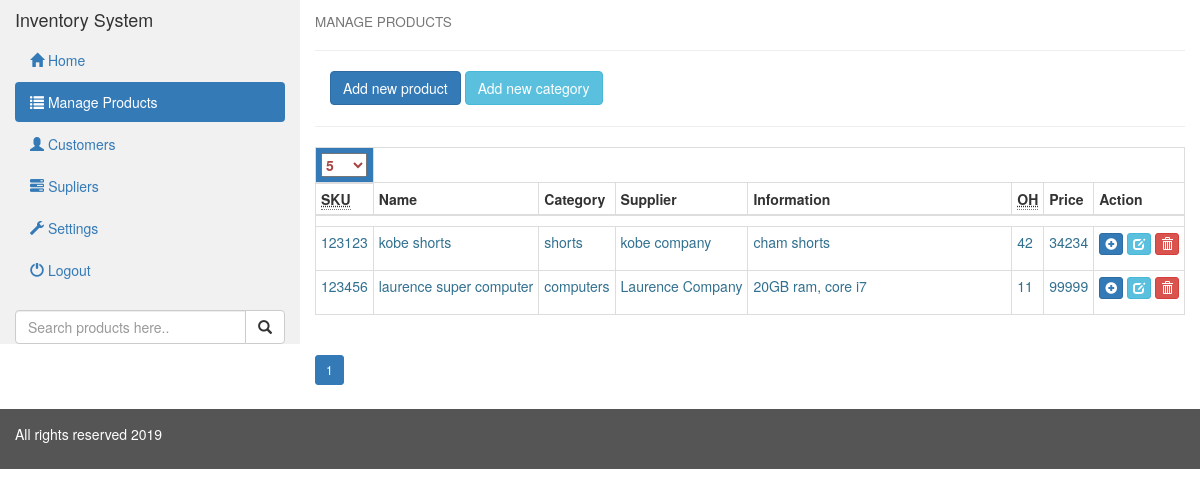
/admin/Products/index.php?page=1&per-page=5, run on the app's committed database.
### tables this page shows
CREATE TABLE `product_list` (
  `id` int(11) NOT NULL,
  `sku` varchar(100) NOT NULL,
  `name` varchar(100) NOT NULL,
  `category` varchar(250) NOT NULL,
  `supplier` varchar(100) NOT NULL,
  `info` varchar(1000) NOT NULL,
  `quantity` varchar(100) NOT NULL,
  `price` varchar(100) NOT NULL,
  `pdate` varchar(1000) NOT NULL
);

CREATE TABLE `product_category` (
  `id` int(11) NOT NULL,
  `code` varchar(100) NOT NULL,
  `name` varchar(250) NOT NULL,
  `info` varchar(1000) NOT NULL
);

CREATE TABLE `product_supplier` (
  `id` int(11) NOT NULL,
  `code` varchar(100) NOT NULL,
  `name` varchar(250) NOT NULL,
  `address` varchar(1000) NOT NULL,
  `semail` varchar(100) NOT NULL,
  `scontact` varchar(20) NOT NULL
);

### admin/Products/index.php (the view, shortened to what this page needs)
<!DOCTYPE html>
<html lang="en">
<?php
 include('../../exe/database.php');
  ?>
<head>
  <link rel="stylesheet" href="http://maxcdn.bootstrapcdn.com/bootstrap/3.3.6/css/bootstrap.min.css">
</head>
<body>
<div class="container-fluid">
  <div class="row content">
    <div class="col-sm-3 sidenav">
      <h4>Inventory System</h4>
      <ul class="nav nav-pills nav-stacked">
        <li><a href="../"><span class="glyphicon glyphicon-home"></span> Home</a></li>
        <li class="active"><a href="#Products"><span class="glyphicon glyphicon-list"></span> Manage Products</a></li>
        <li><a href="../Customers"><span class="glyphicon glyphicon-user"></span> Customers</a></li>
        <li><a href="../Suppliers"><span class="glyphicon glyphicon-tasks"></span> Supliers</a></li>
      	<li><a href="../Settings"><span class="glyphicon glyphicon-wrench"></span> Settings</a></li>
        <li><a href="../Logout"><span class="glyphicon glyphicon-off"></span> Logout</a></li>
      </ul><br>
      <form action="search.php" method="GET">
      <div class="input-group">
        <input type="text" class="form-control" name="q" placeholder="Search products here..">
        <span class="input-group-btn">
          <button class="btn btn-default" type="submit" name="search">
            <span class="glyphicon glyphicon-search"></span>
          </button>
        </span>
      </div>
      </form>
    </div>
    <div class="col-sm-9">
      <h4><small>MANAGE PRODUCTS</small></h4>
      <hr>
      	<div class="container-fluid">
          <div class="row">
            <div class="col-sm-12">
              <a href="#" class="btn btn-primary btn-xl" data-name="category" onclick="anp()">Add new product</a>
              <a href="#" class="btn btn-info btn-xl" onclick="anc()">Add new category</a>
            </div>
            <div class="col-sm-9">
            </div>
          </div>
        </div>
        <hr/>
          <?php
 if (isset($_GET['q'])) {
  $q = $_GET['q'];
            if (isset($_GET['page']) && isset($_GET['per-page'])) {
                 $page  = $_GET['page'];
                 $perpage  = $_GET['per-page'];
                 $result = mysqli_query($con,"SELECT COUNT(sku) FROM product_list WHERE sku LIKE '%$q%' OR name LIKE '%$q%' OR category LIKE '%$q%' OR info LIKE '%$q%'");
                  $row = mysqli_fetch_row($result);
                  $total_records = $row[0];
                  $total_pages = ceil($total_records / $perpage);
                 if ($_GET['page'] == 0 || $_GET['per-page'] == 0) {
                    header("Location:?page=1&per-page=5&q=$q&search");
                 }
                 if ($total_pages < $_GET['page']) {
                  if ($total_records == 0) {
                    $_SESSION['empty-row'] = "0 product to display. Add product.";
                  }else{
                    header("Location:?page=1&per-page=5&q=$q&search");
                  }
                 }
            }
             else {
              header("Location:?page=1&per-page=5&q=$q&search");
            }
          $start_from = ($page-1) * $perpage;
          $productlist = mysqli_query($con,"SELECT * FROM product_list WHERE sku LIKE '%$q%' OR name LIKE '%$q%' OR category LIKE '%$q%' OR info LIKE '%$q%' ORDER BY pdate DESC LIMIT $start_from, $perpage");
           }else{
          if (isset($_GET['page']) && isset($_GET['per-page'])) {
                 $page  = $_GET['page'];
                 $perpage  = $_GET['per-page'];
                 $result = mysqli_query($con,"SELECT COUNT(sku) FROM product_list");
                  $row = mysqli_fetch_row($result);
                  $total_records = $row[0];
                  $total_pages = ceil($total_records / $perpage);
            }
             else {
              header("Location:?page=1&per-page=5");
            }
          $start_from = ($page-1) * $perpage;
          $productlist = mysqli_query($con,"SELECT * FROM product_list ORDER BY pdate DESC LIMIT $start_from, $perpage");
        }
          ?>
        <table class="table table-condensed table-bordered table-hover">
        <thead>
        <tr class="bg-primary">
          <th class="text-danger">
              <select class="per-page" data-page="<?php echo $_GET['page']; ?>">
                <option><?php echo $_GET['per-page']; ?></option>
              </select>
          </th>
        </tr>
        </thead>
          <thead>
            <tr>
              <th><abbr title="Stock Keeping Unit">SKU</abbr></th>
              <th>Name</th>
              <th>Category</th>
              <th>Supplier</th>
              <th>Information</th>
              <th><abbr title="On Hand (Number of products on stock)">OH</abbr></th>
              <th>Price</th>
              <th>Action</th>
            </tr>
          </thead>
          <tbody>
          <td colspan="8">
           </td>
              <?php
                while ($row = mysqli_fetch_assoc($productlist)) { ?>
                <tr class="text-info">
                  <td><?php echo $row['sku']; ?></td>
                  <td><?php echo $row['name']; ?></td>
                  <td title="<?php echo $row['category']; ?>">
                    <?php
                            $code2 = $row['category'];
                      $viewcat = mysqli_query($con,"SELECT * FROM `product_category` WHERE code = '$code2'");
                      $display2 = mysqli_fetch_assoc($viewcat);
                      echo $display2['name'];
                    ?>
                  </td>
                  <td title="<?php echo $row['supplier']; ?>">
                      <?php
                            $code = $row['supplier'];
                      $viewsupp = mysqli_query($con,"SELECT * FROM `product_supplier` WHERE code = '$code'");
                      $display = mysqli_fetch_assoc($viewsupp);
                      echo $display['name'];
                       ?>
                  </td>
                  <td title="<?php echo $row['info']; ?>"><?php echo limitstring($row['info'], 50); ?></td>
                  <td><?php echo $row['quantity']; ?></td>
                  <td><?php echo $row['price']; ?></td>
                  <td>
                  <p class="text-center">
                    <a href="#" class="btn btn-xs btn-primary" data-page="add" data-name="<?php echo $row['id']; ?>" title="Click this if you want to add quantity for this product."><span class="glyphicon glyphicon-plus-sign"></span></a>
                    <a href="#" class="btn btn-xs btn-info" data-page="edit" data-name="<?php echo $row['id']; ?>" title="Click this if you want to edit all the information for this product."><span class="glyphicon glyphicon-edit"></span></a>
                    <a href="#" class="btn btn-xs btn-danger" data-page="delete" data-name="<?php echo $row['id']; ?>" title="Click this if you want to delete this product."><span class="glyphicon glyphicon-trash"></span></a>
                  </p>
                  </td>
                </tr>
                <?php }
               ?>
          </tbody>
        </table>
        <ul class="pagination pagination-sm">
        <?php for ($i=1; $i<=$total_pages; $i++) { ?>
                      <li class="<?php
                        if ($_GET['page'] == $i) {
                          echo "active";
                        }
                       ?>"><a href="?page=<?php echo $i; ?>&per-page=<?php echo $perpage;?>"><?php echo $i; ?></a></li>
       <?php }
        ?>
        </ul>
    </div>
  </div>
</div>
<footer class="container-fluid">
  <p><?php include('../../exe/footer.php'); ?></p>
</footer>
</body>
</html>

### exe/database.php (shortened to what this page needs)
<?php
		  function limitstring($x, $length)
		{
		  if(strlen($x)<=$length)
		  {
		    echo $x;
		  }
		  else
		  {
		    $y=substr($x,0,$length) . '...';
		    echo $y;
		  }
		}
?>

### admin/Products/index.php (style rules this page uses)
tr td:first-child ,td:nth-child(2n),td:nth-child(3n), td:last-child, td:nth-child(4n+3), td:nth-child(4n+2) { width:1%; white-space:nowrap; }
.row.content { height: auto; }
.sidenav { background-color: #f1f1f1; height: 100%; }
footer { position: relative; bottom:0px; width: 100%; background-color: #555; color: white; padding: 15px; }

### data on the page
product_list: sku "123123", name "kobe shorts", product_category.name "shorts", product_supplier.name "kobe company", info "cham shorts", quantity "42", price "34234"
product_list: sku "123456", name "laurence super computer", product_category.name "computers", product_supplier.name "Laurence Company", info "20GB ram, core i7", quantity "11", price "99999"

### other printed values
form field value "5"
